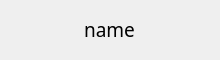
<?xml version="1.0" encoding="UTF-8"?>
<ui version="4.0">
 <class>Qtask</class>
 <widget class="QWidget" name="Qtask">
  <property name="geometry">
   <rect>
    <x>0</x>
    <y>0</y>
    <width>220</width>
    <height>60</height>
   </rect>
  </property>
  <property name="windowTitle">
   <string>Form</string>
  </property>
  <widget class="QLabel" name="name_label">
   <property name="geometry">
    <rect>
     <x>9</x>
     <y>9</y>
     <width>201</width>
     <height>41</height>
    </rect>
   </property>
   <property name="font">
    <font>
     <family>楷体</family>
     <pointsize>14</pointsize>
    </font>
   </property>
   <property name="text">
    <string>name</string>
   </property>
   <property name="alignment">
    <set>Qt::AlignCenter</set>
   </property>
  </widget>
 </widget>
 <resources/>
 <connections/>
</ui>
